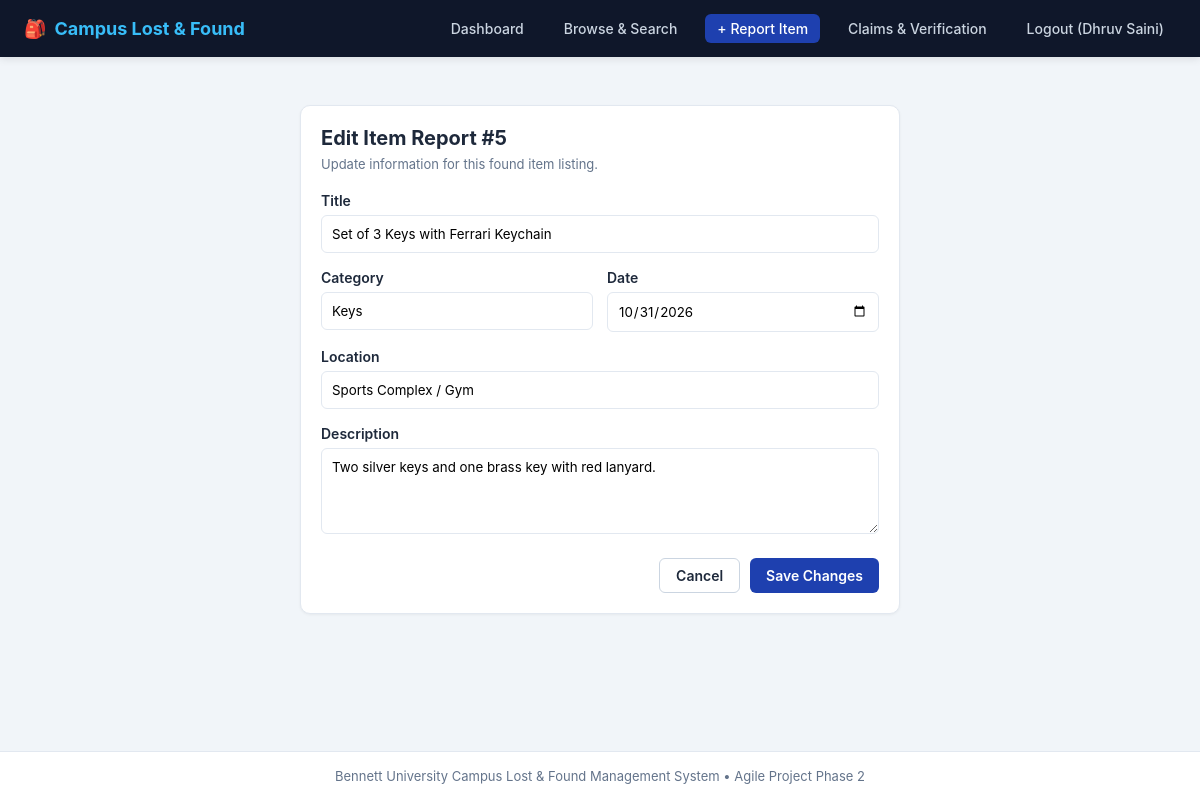
/items/5/edit (signed in), run on the app's committed database.
### tables this page shows
CREATE TABLE items (
            id INTEGER PRIMARY KEY AUTOINCREMENT,
            student_id INTEGER NOT NULL,
            type TEXT NOT NULL,
            title TEXT NOT NULL,
            category TEXT NOT NULL,
            location TEXT NOT NULL,
            item_date TEXT NOT NULL,
            description TEXT,
            image_filename TEXT,
            status TEXT NOT NULL DEFAULT 'Open',
            created_at TIMESTAMP DEFAULT CURRENT_TIMESTAMP,
            FOREIGN KEY (student_id) REFERENCES students(id)
        );

### app.py (the view, shortened to what this page needs)
@app.route("/items/<int:item_id>/edit", methods=["GET", "POST"])
@login_required
def edit_item(item_id):
    conn = get_db()
    item = conn.execute("SELECT * FROM items WHERE id = ?", (item_id,)).fetchone()
    if not item:
        conn.close()
        flash("Item not found.", "error")
        return redirect(url_for("dashboard"))
    if item["student_id"] != session["student_id"]:
        conn.close()
        flash("You can only edit items you reported.", "error")
        return redirect(url_for("dashboard"))
    conn.close()
    return render_template("edit_item.html", item=item)

### app.py (called while the page is built)
def get_db():
    conn = sqlite3.connect(DATABASE)
    conn.row_factory = sqlite3.Row
    return conn

def login_required(func):
    @wraps(func)
    def wrapper(*args, **kwargs):
        if "student_id" not in session:
            flash("Please log in first to access this page.", "error")
            return redirect(url_for("login"))
        return func(*args, **kwargs)
    return wrapper

### templates/edit_item.html (shortened to what this page needs)
{% extends "base.html" %}
{% block content %}
<div style="max-width: 600px; margin: 24px auto;">
    <div class="card">
        <h2 style="font-size: 20px; margin-bottom: 6px;">Edit Item Report #{{ item.id }}</h2>
        <p style="font-size: 13px; color: var(--text-muted); margin-bottom: 20px;">
            Update information for this {{ item.type }} item listing.
        </p>
        <form method="POST" action="{{ url_for('edit_item', item_id=item.id) }}">
            <div style="margin-bottom: 16px;">
                <label style="display: block; font-weight: 600; font-size: 14px; margin-bottom: 6px;">Title</label>
                <input type="text" name="title" value="{{ item.title }}" required style="width: 100%; padding: 10px; border: 1px solid var(--border); border-radius: 6px;">
            </div>
            <div style="display: grid; grid-template-columns: 1fr 1fr; gap: 14px; margin-bottom: 16px;">
                <div>
                    <label style="display: block; font-weight: 600; font-size: 14px; margin-bottom: 6px;">Category</label>
                    <input type="text" name="category" value="{{ item.category }}" required style="width: 100%; padding: 10px; border: 1px solid var(--border); border-radius: 6px;">
                </div>
                <div>
                    <label style="display: block; font-weight: 600; font-size: 14px; margin-bottom: 6px;">Date</label>
                    <input type="date" name="item_date" value="{{ item.item_date }}" required style="width: 100%; padding: 10px; border: 1px solid var(--border); border-radius: 6px;">
                </div>
            </div>
            <div style="margin-bottom: 16px;">
                <label style="display: block; font-weight: 600; font-size: 14px; margin-bottom: 6px;">Location</label>
                <input type="text" name="location" value="{{ item.location }}" required style="width: 100%; padding: 10px; border: 1px solid var(--border); border-radius: 6px;">
            </div>
            <div style="margin-bottom: 20px;">
                <label style="display: block; font-weight: 600; font-size: 14px; margin-bottom: 6px;">Description</label>
                <textarea name="description" rows="4" style="width: 100%; padding: 10px; border: 1px solid var(--border); border-radius: 6px;">{{ item.description }}</textarea>
            </div>
            <div style="display: flex; justify-content: flex-end; gap: 10px;">
                <a href="{{ url_for('dashboard') }}" class="btn btn-outline">Cancel</a>
                <button type="submit" class="btn btn-primary">Save Changes</button>
            </div>
        </form>
    </div>
</div>
{% endblock %}

### templates/base.html (style rules this page uses)
:root { --primary: #1e40af; --primary-hover: #1d4ed8; --dark: #0f172a; --light: #f8fafc; --card-bg: #ffffff; --border: #e2e8f0; --text-main: #1e293b; --text-muted: #64748b; --danger: #ef4444; --success: #10b981; --warning: #f59e0b; }
* { box-sizing: border-box; margin: 0; padding: 0; font-family: -apple-system, BlinkMacSystemFont, "Segoe UI", Roboto, Helvetica, Arial, sans-serif; }
body { background: #f1f5f9; color: var(--text-main); min-height: 100vh; display: flex; flex-direction: column; }
.btn { display: inline-block; padding: 8px 16px; border-radius: 6px; font-size: 14px; font-weight: 600; text-decoration: none; cursor: pointer; border: none; transition: all 0.2s; }
.btn-primary { background: var(--primary); color: white; }
.btn-outline { background: transparent; border: 1px solid #cbd5e1; color: var(--text-main); }
.card { background: white; border-radius: 10px; border: 1px solid var(--border); padding: 20px; box-shadow: 0 1px 3px rgba(0, 0, 0, 0.05); }

### data on the page
items: id "5", type "found", title "Set of 3 Keys with Ferrari Keychain", category "Keys", item_date "10/31/2026", location "Sports Complex / Gym", description "Two silver keys and one brass key with red lanyard."

### other printed values
{{ session.get('student_name') }} "Dhruv Saini"
